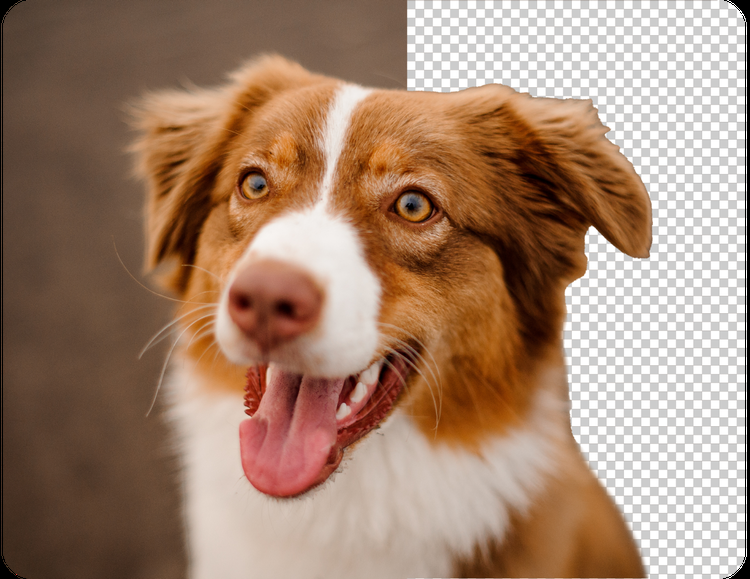
#> input picture dog.png, 750 x 579 px, found by its file name
$ jupyter execute --allow-errors MARBLE.ipynb   (shell and % lines are left out)
#> lines starting #> are read from the running program, lines starting #| are printed output that depends on the picture; after the words box and inside, x2 and y2 are one past the last pixel; in counts of white or black regions, pixels touching at a corner belong together
[cell 1]
import cv2
import matplotlib.pyplot as plt
import numpy as np


img = cv2.imread("MARBLEHackaton/dog.png")
#> img is the input picture: shape (579, 750, 3); mean B, G, R 112.2, 132.9, 163.4
if img is None:
  print("Error: File not found")

rgb_frame = cv2.cvtColor(img, cv2.COLOR_BGR2RGB)
img = np.array(rgb_frame)
plt.imshow(img)

The following code compares the normal RGB image to its own pure Hue image, no Saturation, no Value. Example steps:

    Load the image.
    Convert it from RGB to HSV.
    Copy HSV, and set its Saturation and Value to a constant number 255 (highest number, to ensure that the colors are visible and clear).

[cell 2]
hsv_frame = cv2.cvtColor(rgb_frame, cv2.COLOR_RGB2HSV)
#> hsv_frame: shape (579, 750, 3); mean H, S, V 11.3, 96.7, 163.4

hsv_only = hsv_frame.copy()
hsv_only[:, :, 1] = 255
#> hsv_only: shape (579, 750, 3); mean H, S, V 11.3, 255, 163.4
hsv_only[:, :, 2] = 255
#> hsv_only: shape (579, 750, 3); mean H, S, V 11.3, 255, 255

fig, ax = plt.subplots(1, 2)
ax[0].set_title('RGB image')
ax[0].imshow(rgb_frame)
ax[1].set_title('Hue only image')
ax[1].imshow(cv2.cvtColor(hsv_only, cv2.COLOR_HSV2RGB))
ax[0].axis('off')
ax[1].axis('off')

**Histogram equalizer** is a method that converts the distribution of colors in the image into a unified distribution, it targets rebalancing the total count of each bin in the histogram.

In our example, we are going to use it to equalize the Value channel in HSV. Steps:

    Extract Value channel.
    Equalize its histogram.
    Insert the equalized values back to Value channel in the original image.

[cell 3]
def equalize(img_hsv):
    pixelsValueChannel = img_hsv[:,:,2]
    plt.subplot(221)
    plt.hist(pixelsValueChannel.flatten())
    plt.subplot(222)
    plt.imshow(cv2.cvtColor(img_hsv, cv2.COLOR_HSV2RGB))
    plt.subplot(223)
    new_valuechannel = cv2.equalizeHist(pixelsValueChannel)
    plt.hist(new_valuechannel.flatten())
    plt.subplot(224)
    img_hsv_new = img_hsv.copy()
    # adding the new value channel to the image
    img_hsv_new[:,:,2] = new_valuechannel
    plt.imshow(cv2.cvtColor(img_hsv_new, cv2.COLOR_HSV2RGB))

equalize(hsv_frame)
#> in equalize, `img_hsv_new[:,:,2] = new_valuechannel`: img_hsv_new: shape (579, 750, 3); mean H, S, V 11.3, 96.7, 127.7
#> figure, not shown here; panel 1: tallest bar 82233 high, from x = 204 to 229.5; panel 3: tallest bar 47768 high, from x = 178.5 to 204

[cell 4]
import math

def convolution(image, kernel, average=False, verbose=False):
    if len(image.shape) == 3:
        print("Found 3 Channels : {}".format(image.shape))
        image = cv2.cvtColor(image, cv2.COLOR_BGR2GRAY)
        print("Converted to Gray Channel. Size : {}".format(image.shape))
    else:
        print("Image Shape : {}".format(image.shape))

    print("Kernel Shape : {}".format(kernel.shape))

    if verbose:
        plt.imshow(image, cmap='gray')
        plt.title("Image")
        plt.show()

    image_row, image_col = image.shape
    kernel_row, kernel_col = kernel.shape

    output = np.zeros(image.shape)

    pad_height = int((kernel_row - 1) / 2)
    pad_width = int((kernel_col - 1) / 2)

    padded_image = np.zeros((image_row + (2 * pad_height), image_col + (2 * pad_width)))

    padded_image[pad_height:padded_image.shape[0] - pad_height, pad_width:padded_image.shape[1] - pad_width] = image

    if verbose:
        plt.imshow(padded_image, cmap='gray')
        plt.title("Padded Image")
        plt.show()

    for row in range(image_row):
        for col in range(image_col):
            output[row, col] = np.sum(kernel * padded_image[row:row + kernel_row, col:col + kernel_col])
            if average:
                output[row, col] /= kernel.shape[0] * kernel.shape[1]

    print("Output Image size : {}".format(output.shape))

    if verbose:
        plt.imshow(output, cmap='gray')
        plt.title("Output Image using {}X{} Kernel".format(kernel_row, kernel_col))
        plt.show()

    return output

def dnorm(x, mu, sd):
    return 1 / (np.sqrt(2 * np.pi) * sd) * np.e ** (-np.power((x - mu) / sd, 2) / 2)


def gaussian_kernel(size, sigma=1, verbose=False):

    kernel_1D = np.linspace(-(size // 2), size // 2, size)
    for i in range(size):
        kernel_1D[i] = dnorm(kernel_1D[i], 0, sigma)
    kernel_2D = np.outer(kernel_1D.T, kernel_1D.T)

    kernel_2D *= 1.0 / kernel_2D.max()

    if verbose:
        plt.imshow(kernel_2D, interpolation='none',cmap='gray')
        plt.title("Image")
        plt.show()

    return kernel_2D

def gaussian_blur(image, kernel_size, verbose=False):
    kernel = gaussian_kernel(kernel_size, sigma=math.sqrt(kernel_size), verbose=verbose)
    return convolution(image, kernel, average=True, verbose=verbose)

image = gaussian_blur(rgb_frame, 9, verbose=True)
#| Found 3 Channels : (579, 750, 3)
#| Converted to Gray Channel. Size : (579, 750)
#> after the loop in convolution, `for row in range(image_row):`:
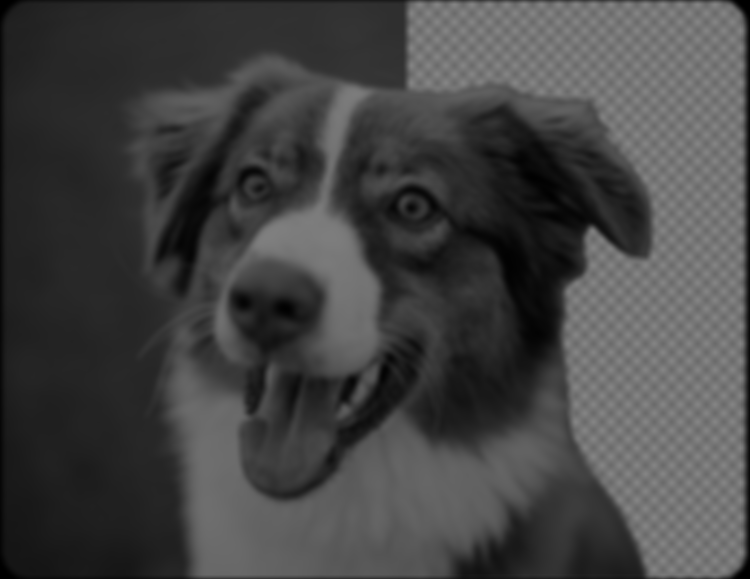
#> output: shape (579, 750) float64; min 0, max 132.1, mean 68.3
#| Output Image size : (579, 750)
display(image)

[cell 5]
filter = np.array([[-1, 0, 1], [-2, 0, 2], [-1, 0, 1]])

def sobel_edge_detection(image, filter, verbose=False):
    new_image_x = convolution(image, filter, verbose)

    if verbose:
        plt.imshow(new_image_x, cmap='gray')
        plt.title("Horizontal Edge")
        plt.show()

    new_image_y = convolution(image, np.flip(filter.T, axis=0), verbose)

    if verbose:
        plt.imshow(new_image_y, cmap='gray')
        plt.title("Vertical Edge")
        plt.show()

    gradient_magnitude = np.sqrt(np.square(new_image_x) + np.square(new_image_y))

    gradient_magnitude *= 255.0 / gradient_magnitude.max()

    if verbose:
        plt.imshow(gradient_magnitude, cmap='gray')
        plt.title("Gradient Magnitude")
        plt.show()

    return gradient_magnitude


sobel_edge_detection(image, filter, verbose=True)
#| Image Shape : (579, 750)
#| Output Image size : (579, 750)
#> call 3 of convolution, with kernel = array of shape (3, 3), average = True, verbose = False
#| Image Shape : (579, 750)
#| Kernel Shape : (3, 3)
#> after the loop in convolution (call 3), `for row in range(image_row):`:
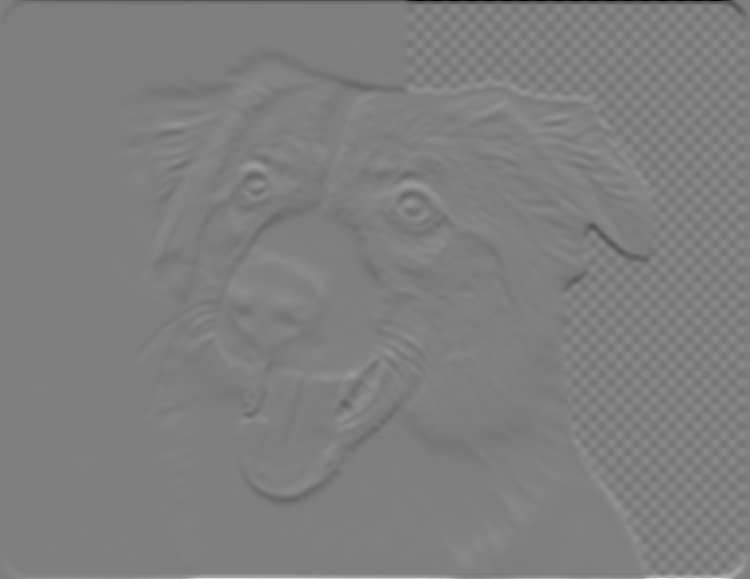
#> output: shape (579, 750) float64; min -41.2, max 41.35, mean 0; drawn with min black and max white
#| Output Image size : (579, 750)

Otsu's Segmentation- Threshold based segmentation

[cell 6]
gray = cv2.cvtColor(rgb_frame,cv2.COLOR_BGR2GRAY)
ret, thresh = cv2.threshold(gray,0,255,cv2.THRESH_BINARY_INV+cv2.THRESH_OTSU)
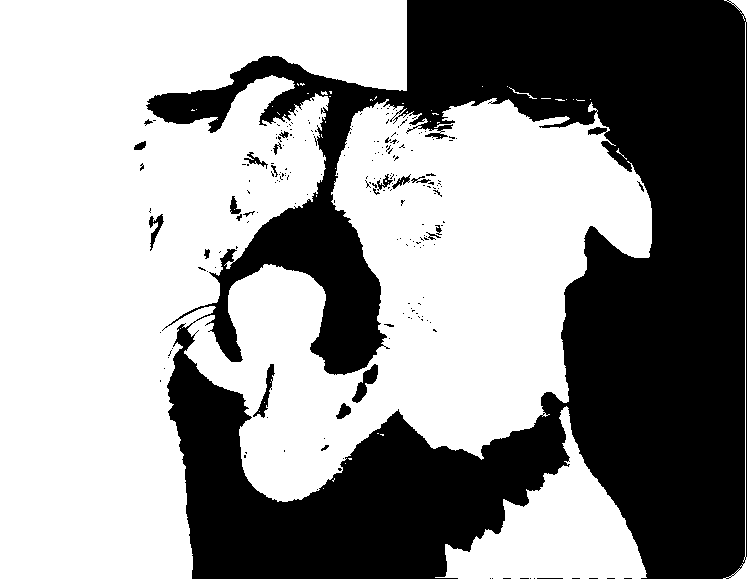
#> thresh: shape (579, 750); 58.9% white; 210 black regions (187 under 20 px), largest, box (x1, y1, x2, y2) and area: (146, 0, 747, 579) 175660, (352, 364, 378, 403) 398, (253, 364, 275, 418) 323
#> ret = 141
# noise removal
kernel = np.ones((2,2),np.uint8)
#opening = cv2.morphologyEx(thresh,cv2.MORPH_OPEN,kernel, iterations = 2)
closing = cv2.morphologyEx(thresh,cv2.MORPH_CLOSE,kernel, iterations = 2)
#> closing: shape (579, 750); 59.6% white; 27 black regions (13 under 20 px), largest, box (x1, y1, x2, y2) and area: (150, 0, 747, 579) 173976, (354, 367, 380, 404) 392, (261, 366, 276, 419) 283
# sure background area
sure_bg = cv2.dilate(closing,kernel,iterations=3)
#> sure_bg: shape (579, 750); 62.1% white; 28 black regions (18 under 20 px), largest, box (x1, y1, x2, y2) and area: (153, 0, 747, 579) 121628, (173, 354, 571, 579) 42371, (182, 333, 195, 352) 144
# Finding sure foreground area
dist_transform = cv2.distanceTransform(sure_bg,cv2.DIST_L2,3)
# Threshold
ret, sure_fg = cv2.threshold(dist_transform,0.1*dist_transform.max(),255,0)
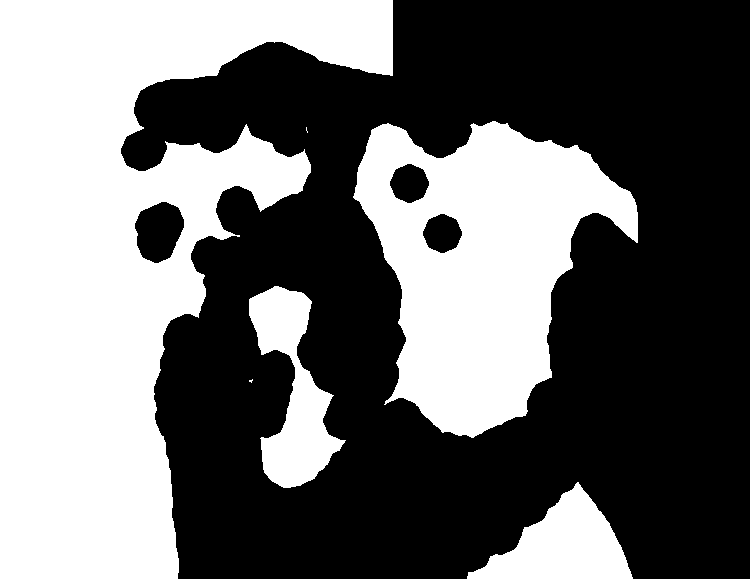
#> sure_fg: shape (579, 750) float32; 42.6% white; 6 white regions (2 under 20 px), largest, box (x1, y1, x2, y2) and area: (0, 0, 393, 579) 117695, (353, 121, 638, 438) 50461, (249, 286, 346, 488) 8811, (467, 482, 633, 579) 8186
#> ret = 19.02
# Finding unknown region
sure_fg = np.uint8(sure_fg)
unknown = cv2.subtract(sure_bg,sure_fg)
#> unknown: shape (579, 750); 19.4% white; 11 white regions (1 under 20 px), largest, box (x1, y1, x2, y2) and area: (121, 0, 657, 579) 77397, (135, 202, 184, 263) 2176, (726, 0, 750, 579) 2126
# Marker labelling
ret, markers = cv2.connectedComponents(sure_fg)
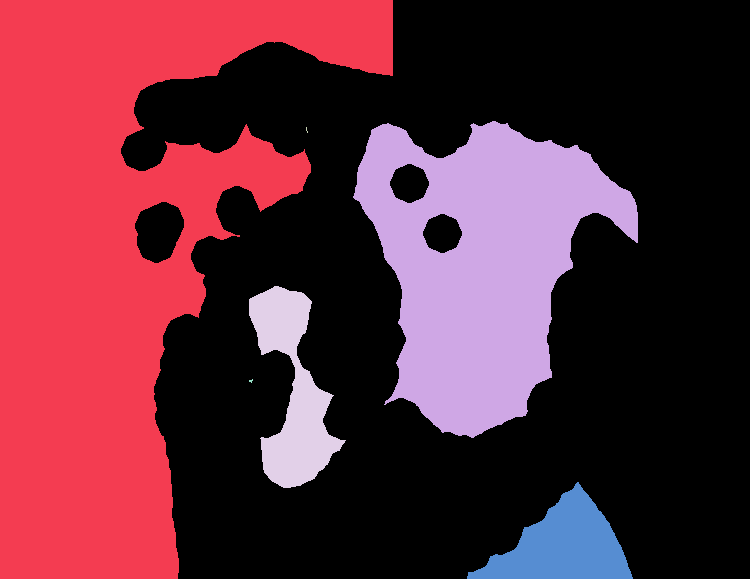
#> markers: shape (579, 750) int32; 7 distinct labels, from 0 to 6; one colour per label, 0 black
#> ret = 7
# Add one to all labels so that sure background is not 0, but 1
markers = markers+1
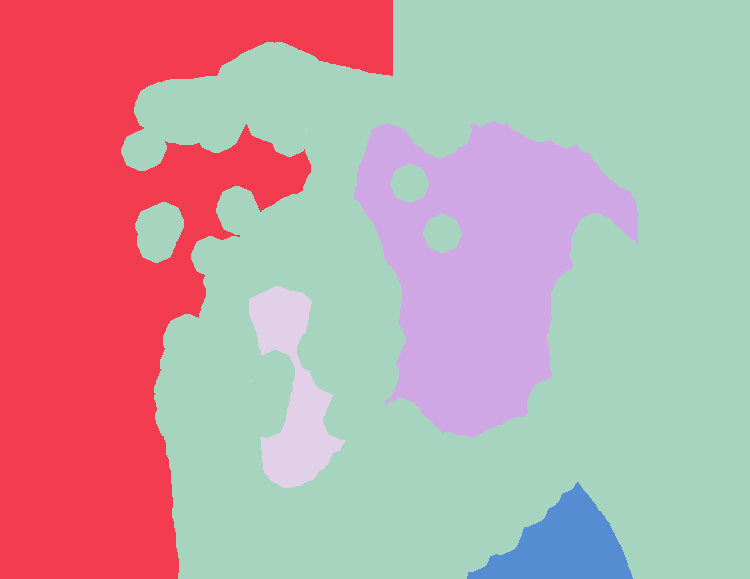
#> markers: shape (579, 750) int32; 7 distinct labels, from 1 to 7; one colour per label, 0 black
# Now, mark the region of unknown with zero
markers[unknown==255] = 0
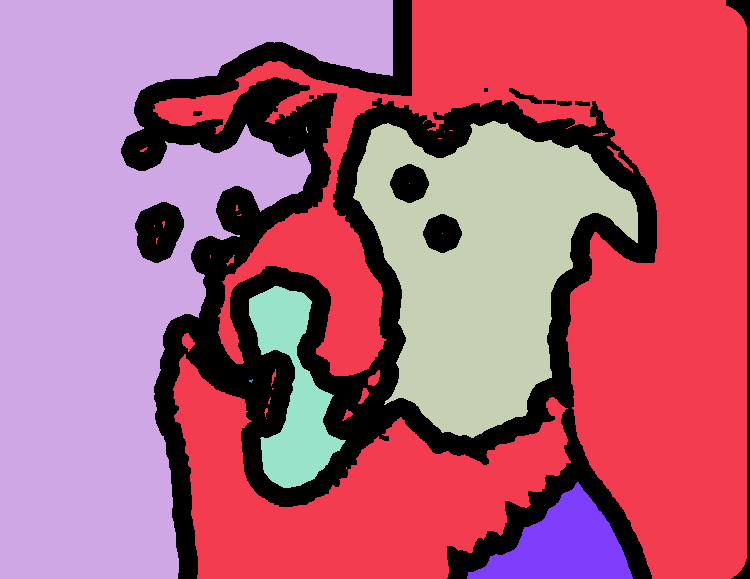
#> markers: shape (579, 750) int32; 8 distinct labels, from 0 to 7; one colour per label, 0 black
markers = cv2.watershed(img,markers)
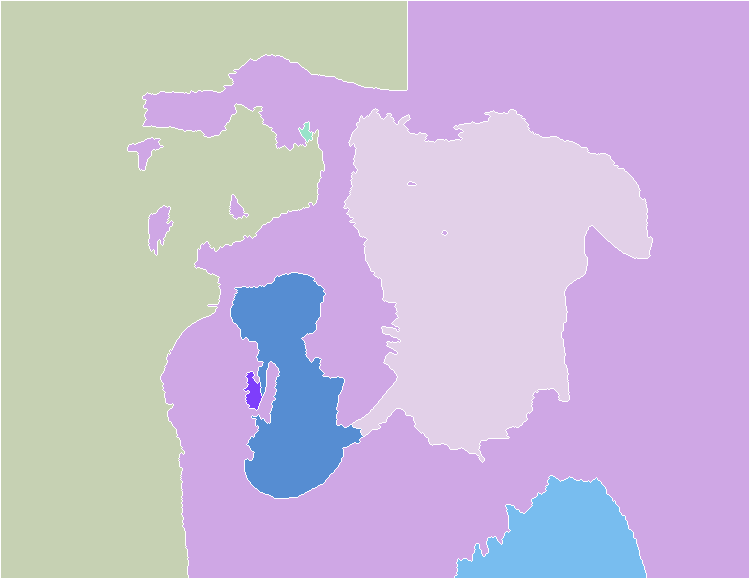
#> markers: shape (579, 750) int32; 8 distinct labels, from -1 to 7; one colour per label, 0 black, -1 white
img[markers == -1] = [255,0,0]
#> img: shape (579, 750, 3); mean R, G, B 165.3, 131.2, 110.9
plt.subplot(211),plt.imshow(rgb_frame)
plt.title('Input Image'), plt.xticks([]), plt.yticks([])
plt.subplot(212),plt.imshow(thresh, 'gray')
plt.title("Otsu's binary threshold"), plt.xticks([]), plt.yticks([])
plt.tight_layout()
plt.show()
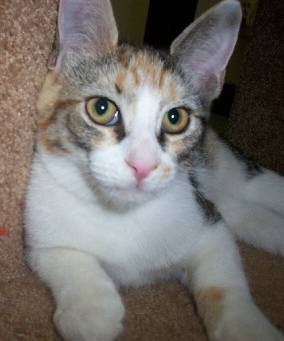
#> input picture IMAGES/cats/cat.1058.jpg, 284 x 341 px, found by its file name
#> further down, img_array is the input picture: shape (341, 284, 3); mean R, G, B 116.2, 111.9, 108.3
#> `img_resized=resize(img_array,(150,150,3))`:
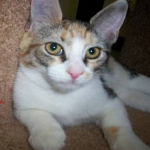
#> img_resized: shape (150, 150, 3) float64; mean R, G, B 0.456, 0.439, 0.425

# **Support Vector Machine**

[cell 7]
#!cd MARBLEHackaton
#!ls
import pandas as pd
import os
from skimage.transform import resize
from skimage.io import imread
import numpy as np
import matplotlib.pyplot as plt
from sklearn import svm
from sklearn.model_selection import GridSearchCV
from sklearn.model_selection import train_test_split
from sklearn.metrics import accuracy_score
from sklearn.metrics import classification_report

[cell 8]
Categories=['cats','dogs']
flat_data_arr=[] #input array
target_arr=[] #output array
datadir='MARBLEHackaton/IMAGES/'
#path which contains all the categories of images
#> (the rest of this cell did not finish here and is left out)
